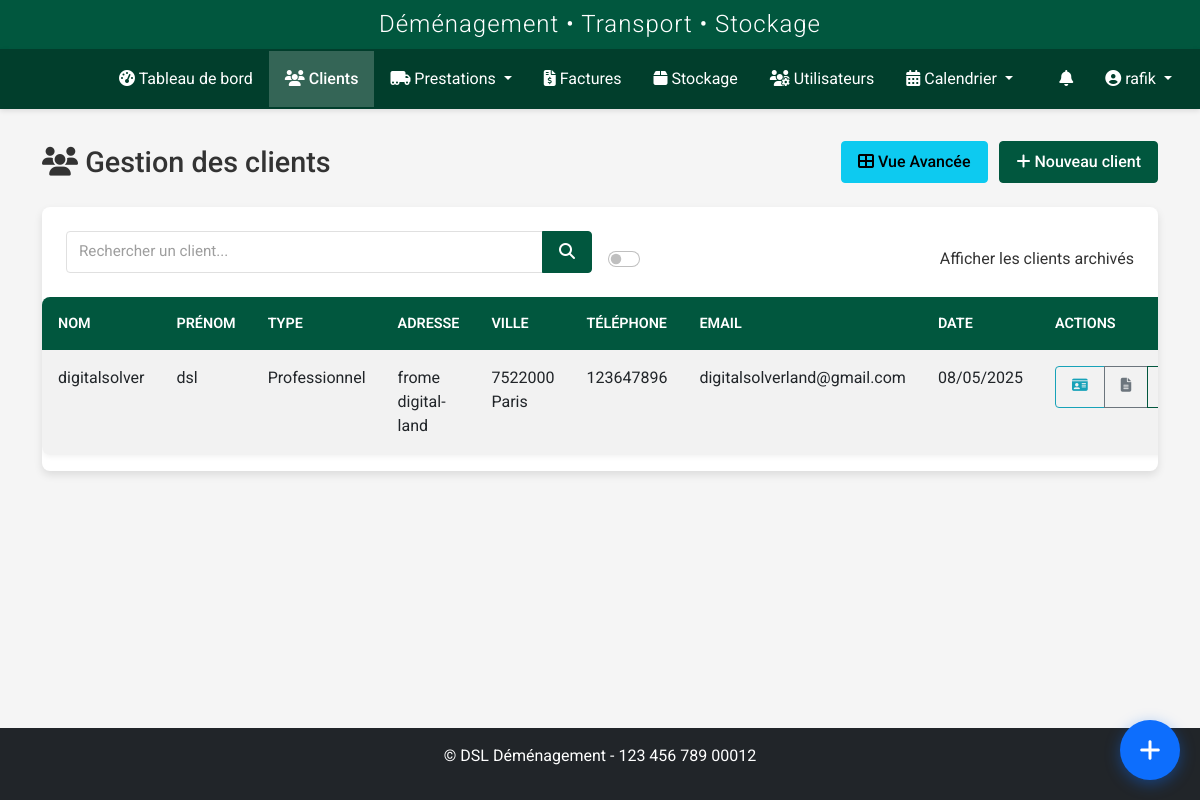
Page /clients/clients (signed in) on the committed database.
### models.py (models this page shows, shortened)
class User(UserMixin, db.Model):
    id = db.Column(db.Integer, primary_key=True)
    nom = db.Column(db.String(64), nullable=False)
    prenom = db.Column(db.String(64), nullable=False)
    username = db.Column(db.String(64), unique=True, nullable=False)
    email = db.Column(db.String(120), unique=True, nullable=True)
    password_hash = db.Column(db.String(256), nullable=False)
    role = db.Column(db.String(20), nullable=False, default='transporteur')
    statut = db.Column(db.String(20), nullable=False, default='actif')
    vehicule = db.Column(db.String(100), nullable=True)
    type_vehicule_id = db.Column(db.Integer, db.ForeignKey('type_vehicule.id'), nullable=True)
    permis_conduire = db.Column(db.String(50), nullable=True)
    notes = db.Column(db.Text, nullable=True)
    derniere_connexion = db.Column(db.DateTime, nullable=True)
    date_creation = db.Column(db.DateTime, nullable=False, default=datetime.utcnow)
    prestations = db.relationship('Prestation', secondary=prestation_transporteurs, back_populates='transporteurs')
    type_vehicule = db.relationship('TypeVehicule', backref='transporteurs')
    def is_admin(self):
        return self.role in ['admin', 'superadmin']
    def is_transporteur(self):
        return self.role == 'transporteur' or self.is_admin()

class Client(db.Model):
    id = db.Column(db.Integer, primary_key=True)
    nom = db.Column(db.String(64), nullable=False)
    prenom = db.Column(db.String(64), nullable=False)
    adresse = db.Column(db.Text, nullable=True)
    code_postal = db.Column(db.String(10), nullable=True)
    ville = db.Column(db.String(64), nullable=True)
    pays = db.Column(db.String(64), default='France')
    telephone = db.Column(db.String(20), nullable=True)
    email = db.Column(db.String(120), nullable=True)
    type_client = db.Column(db.String(50), nullable=True)
    tags = db.Column(db.Text, nullable=True)
    observations = db.Column(db.Text, nullable=True)
    statut = db.Column(db.String(20), default='actif')
    archive = db.Column(db.Boolean, default=False)
    date_creation = db.Column(db.DateTime, nullable=False, default=datetime.utcnow)
    commercial_id = db.Column(db.Integer, db.ForeignKey('user.id'), nullable=True)
    commercial = db.relationship('User', backref=db.backref('clients', lazy=True), foreign_keys=[commercial_id])
    prestations_principales = db.relationship('Prestation', backref=db.backref('client_principal', lazy=True), lazy=True, foreign_keys="Prestation.client_id")
    prestations_supplementaires = db.relationship('Prestation', secondary=prestation_clients, back_populates='clients_supplementaires')
    factures = db.relationship('Facture', backref='client', lazy=True)

### routes/client.py (the view, shortened to what this page needs)
@client_bp.route('/clients')
@login_required
@role_required('commercial', 'admin', 'superadmin')
def index():
    form = SearchClientForm()
    query = request.args.get('query', '')
    show_archived = request.args.get('archives', type=bool, default=False)
    clients_query = Client.query
    if not current_user.is_admin():  # Si ce n'est pas un admin/superadmin
        clients_query = clients_query.filter_by(commercial_id=current_user.id)
    if not show_archived:
        clients_query = clients_query.filter_by(archive=False)
    clients = clients_query.order_by(Client.date_creation.desc()).all()
    return render_template(
        'clients/index.html',
        title='Gestion des Clients',
        clients=clients,
        form=form,
        query=query,
        search_query=query,
        show_archived=show_archived
    )

### templates/clients/index.html (shortened to what this page needs)
{% extends 'base.html' %}
{% block content %}
<div class="client-page">
    <div class="page-title">
        <h1><i class="fas fa-users"></i> Gestion des clients</h1>
        <div>
            <a href="{{ url_for('client.liste') }}" class="btn btn-info me-2">
                <i class="fas fa-th-large"></i> Vue Avancée
            </a>
            <a href="{{ url_for('client.add') }}" class="btn btn-primary">
                <i class="fas fa-plus"></i> Nouveau client
            </a>
        </div>
    </div>
    <div class="card">
        <div class="card-body">
            <form method="GET" action="{{ url_for('client.index') }}" class="row g-3 align-items-end">
                <div class="col-md-6">
                    <div class="input-group">
                        <input type="text" name="query" id="client-search" class="form-control" placeholder="Rechercher un client..." value="{{ search_query }}">
                        <button type="submit" class="btn btn-primary">
                            <i class="fas fa-search"></i>
                        </button>
                    </div>
                </div>
                <div class="col-md-6 text-md-end">
                    <div class="form-check form-switch">
                        <input class="form-check-input" type="checkbox" id="archive-toggle" name="archives" {% if show_archived %}checked{% endif %} onchange="this.form.submit()">
                        <label class="form-check-label" for="archive-toggle">Afficher les clients archivés</label>
                    </div>
                </div>
            </form>
        </div>
        <div class="table-responsive">
            <table class="table table-hover table-striped">
                <thead>
                    <tr>
                        <th>Nom</th>
                        <th>Prénom</th>
                        <th>Type</th>
                        <th>Adresse</th>
                        <th>Ville</th>
                        <th>Téléphone</th>
                        <th>Email</th>
                        <th>Date</th>
                        <th>Actions</th>
                    </tr>
                </thead>
                <tbody>
                    {% if clients %}
                        {% for client in clients %}
                            <tr {% if client.archive %}class="table-secondary"{% endif %}>
                                <td>{{ client.nom }}</td>
                                <td>{{ client.prenom }}</td>
                                <td>{{ client.type_client }}</td>
                                <td>{{ client.adresse|truncate(20) }}</td>
                                <td>
                                  {% if client.code_postal or client.ville %}
                                    {{ client.code_postal }} {{ client.ville }}
                                  {% endif %}
                                </td>
                                <td>{{ client.telephone }}</td>
                                <td>{{ client.email }}</td>
                                <td>{{ client.date_creation.strftime('%d/%m/%Y') }}</td>
                                <td>
                                    <div class="btn-group btn-group-sm">
                                        <a href="{{ url_for('client.details', id=client.id) }}" class="btn btn-outline-info" title="Fiche client">
                                            <i class="fas fa-id-card"></i>
                                        </a>
                                        <a href="{{ url_for('documents.client_documents', client_id=client.id) }}" class="btn btn-outline-secondary" title="Documents">
                                            <i class="fas fa-file-alt"></i>
                                        </a>
                                        <a href="{{ url_for('client.edit', id=client.id) }}" class="btn btn-outline-primary" title="Modifier">
                                        </a>
                                    </div>
                                </td>
                            </tr>
                        {% endfor %}
                    {% endif %}
                </tbody>
            </table>
        </div>
    </div>
</div>
{% endblock %}

### templates/base.html (shortened to what this page needs)
<!DOCTYPE html>
<html lang="fr">
<head>
    <link href="https://cdn.jsdelivr.net/npm/bootstrap@5.2.3/dist/css/bootstrap.min.css" rel="stylesheet">
    <link rel="stylesheet" href="https://cdnjs.cloudflare.com/ajax/libs/font-awesome/6.2.1/css/all.min.css">
    <link rel="stylesheet" href="https://cdnjs.cloudflare.com/ajax/libs/toastr.js/latest/toastr.min.css">
    <link href="https://cdn.jsdelivr.net/npm/fullcalendar@5.11.3/main.min.css" rel="stylesheet">
    <link href="https://cdn.jsdelivr.net/npm/summernote@0.8.18/dist/summernote-lite.min.css" rel="stylesheet">
    <link rel="stylesheet" href="{{ url_for('static', filename='css/style.css') }}">
    <link rel="stylesheet" href="{{ url_for('static', filename='css/notification-flash.css') }}">
    <link rel="stylesheet" href="{{ url_for('static', filename='css/notifications.css') }}">
    <link rel="stylesheet" href="{{ url_for('static', filename='css/prestations.css') }}">
    <link rel="stylesheet" href="{{ url_for('static', filename='css/custom-calendar.css') }}">
    <link rel="stylesheet" href="{{ url_for('static', filename='css/navbar-logos.css') }}">
    <link rel="stylesheet" href="{{ url_for('static', filename='css/whatsapp-buttons.css') }}">
    <link rel="stylesheet" href="{{ url_for('static', filename='css/quick-access-bubble.css') }}">
</head>
<body {% if current_user.is_authenticated %}data-user-role="{{ current_user.role }}" data-user-id="{{ current_user.id }}"{% endif %}>
    {% if current_user.is_authenticated %}
        <header>
            <div class="app-header">
                <h2>Déménagement • Transport • Stockage</h2>
            </div>
            <nav class="navbar navbar-dark navbar-expand-lg">
                <div class="container-fluid">
                    <a class="navbar-brand" href="{{ url_for('dashboard.index') }}">
                        <div class="logo-slideshow">
                        </div>
                    </a>
                    <div class="collapse navbar-collapse" id="navbarMain">
                        <ul class="navbar-nav me-auto mb-2 mb-lg-0">
                            <li class="nav-item">
                                <a class="nav-link {% if request.endpoint == 'dashboard.index' %}active{% endif %}" href="{{ url_for('dashboard.index') }}">
                                    <i class="fas fa-tachometer-alt"></i> Tableau de bord
                                </a>
                            </li>
                            <li class="nav-item">
                                <a class="nav-link {% if request.endpoint.startswith('client.') %}active{% endif %}" href="{{ url_for('client.index') }}">
                                    <i class="fas fa-users"></i> Clients
                                </a>
                            </li>
                            <li class="nav-item dropdown">
                                <a class="nav-link dropdown-toggle {% if request.endpoint.startswith('prestation.') %}active{% endif %}" href="#" id="prestationsDropdown" role="button" data-bs-toggle="dropdown" aria-expanded="false">
                                    <i class="fas fa-truck-moving"></i> Prestations
                                </a>
                            </li>
                            <li class="nav-item">
                                <a class="nav-link {% if request.endpoint.startswith('facture.') %}active{% endif %}" href="{{ url_for('facture.index') }}">
                                    <i class="fas fa-file-invoice-dollar"></i> Factures
                                </a>
                            </li>
                            <li class="nav-item">
                                <a class="nav-link {% if request.endpoint.startswith('stockage.') %}active{% endif %}" href="{{ url_for('stockage.index') }}">
                                    <i class="fas fa-box"></i> Stockage
                                </a>
                            </li>
                            {% if current_user.is_admin %}
                            <li class="nav-item">
                                <a class="nav-link {% if request.endpoint.startswith('user.') %}active{% endif %}" href="{{ url_for('user.index') }}">
                                    <i class="fas fa-users-cog"></i> Utilisateurs
                                </a>
                            </li>
                            {% endif %}
                            <li class="nav-item dropdown">
                                <a class="nav-link dropdown-toggle {% if request.endpoint.startswith('calendrier.') %}active{% endif %}" href="#" id="calendrierDropdown" role="button" data-bs-toggle="dropdown" aria-expanded="false">
                                    <i class="fas fa-calendar-alt"></i> Calendrier
                                </a>
                            </li>
                        </ul>
                        <ul class="navbar-nav">
                            {% if current_user.is_authenticated and (current_user.is_transporteur() or current_user.is_admin() or current_user.role in ['commercial', 'superadmin']) %}
                            <li class="nav-item">
                                <a href="{{ url_for('transporteur_prestations.notifications') }}" class="nav-link position-relative">
                                    <i class="fas fa-bell"></i>
                                </a>
                            </li>
                            {% endif %}
                            <li class="nav-item dropdown">
                                <a class="nav-link dropdown-toggle" href="#" id="userDropdown" role="button" data-bs-toggle="dropdown">
                                    <i class="fas fa-user-circle"></i> {{ current_user.username }}
                                </a>
                            </li>
                        </ul>
                    </div>
                </div>
            </nav>
        </header>
        <main class="main-content">
            <div class="container">
                {% block content %}{% endblock %}
            </div>
        </main>
        <footer class="mt-5 py-3 bg-dark text-white">
            <div class="container text-center">
                <p>&copy; {{ config.COMPANY_FULL_NAME }} - {{ config.COMPANY_SIRET }}</p>
            </div>
        </footer>
    {% else %}
        <main class="main-content">
            <div class="container">
                {% block auth_content %}{% endblock %}
            </div>
        </main>
    {% endif %}
</body>
</html>

### rows in the picture
User: username "rafik"
Client: nom "digitalsolver", prenom "dsl", type_client "Professionnel", adresse "frome digital-land", code_postal "7522000", ville "Paris", telephone "123647896", email "digitalsolverland@gmail.com", date_creation "08/05/2025"

### other values in the picture
{{ config.COMPANY_FULL_NAME }} "DSL Déménagement"
{{ config.COMPANY_SIRET }} "123 456 789 00012"
